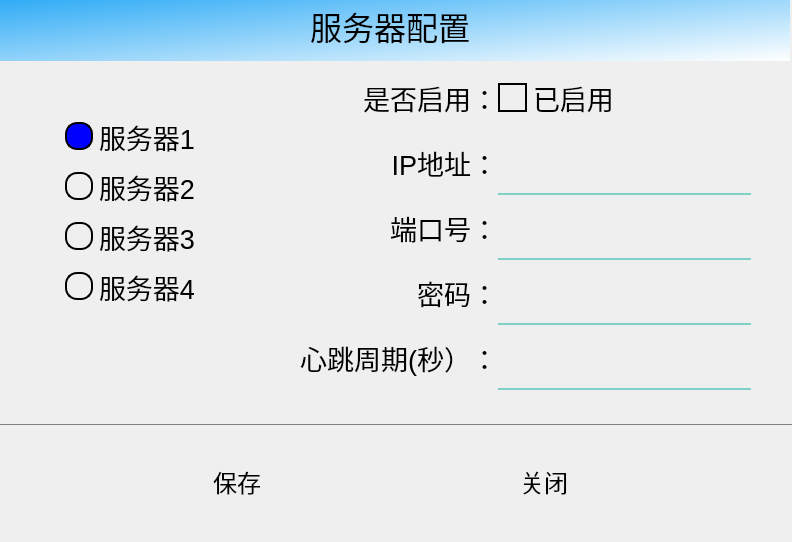
<?xml version="1.0" encoding="UTF-8"?>
<ui version="4.0">
 <class>DialogSetupServer</class>
 <widget class="QDialog" name="DialogSetupServer">
  <property name="geometry">
   <rect>
    <x>0</x>
    <y>0</y>
    <width>792</width>
    <height>542</height>
   </rect>
  </property>
  <property name="windowTitle">
   <string>Dialog</string>
  </property>
  <widget class="QWidget" name="horizontalLayoutWidget">
   <property name="geometry">
    <rect>
     <x>-10</x>
     <y>0</y>
     <width>941</width>
     <height>541</height>
    </rect>
   </property>
   <layout class="QHBoxLayout" name="hLayoutMain" stretch="0">
    <property name="spacing">
     <number>0</number>
    </property>
    <property name="leftMargin">
     <number>0</number>
    </property>
    <property name="topMargin">
     <number>0</number>
    </property>
    <property name="rightMargin">
     <number>0</number>
    </property>
    <property name="bottomMargin">
     <number>0</number>
    </property>
    <item>
     <layout class="QVBoxLayout" name="verticalLayout" stretch="0">
      <property name="spacing">
       <number>0</number>
      </property>
      <property name="leftMargin">
       <number>0</number>
      </property>
      <property name="topMargin">
       <number>0</number>
      </property>
      <property name="rightMargin">
       <number>0</number>
      </property>
      <property name="bottomMargin">
       <number>0</number>
      </property>
      <item>
       <widget class="QFrame" name="frameParaments">
        <property name="styleSheet">
         <string notr="true">background-color: transparent;color:white;</string>
        </property>
        <property name="frameShape">
         <enum>QFrame::NoFrame</enum>
        </property>
        <property name="frameShadow">
         <enum>QFrame::Raised</enum>
        </property>
        <property name="lineWidth">
         <number>0</number>
        </property>
        <widget class="QWidget" name="layoutWidget_2">
         <property name="geometry">
          <rect>
           <x>280</x>
           <y>65</y>
           <width>511</width>
           <height>330</height>
          </rect>
         </property>
         <layout class="QGridLayout" name="gridLayout" rowstretch="1,1,1,1,0" columnstretch="0,0,0,0">
          <property name="leftMargin">
           <number>30</number>
          </property>
          <property name="topMargin">
           <number>0</number>
          </property>
          <property name="rightMargin">
           <number>30</number>
          </property>
          <property name="bottomMargin">
           <number>0</number>
          </property>
          <property name="spacing">
           <number>0</number>
          </property>
          <item row="4" column="0">
           <widget class="QLabel" name="lbCyc1">
            <property name="minimumSize">
             <size>
              <width>0</width>
              <height>64</height>
             </size>
            </property>
            <property name="font">
             <font>
              <pointsize>20</pointsize>
             </font>
            </property>
            <property name="styleSheet">
             <string notr="true">background-color: transparent;
color: black;</string>
            </property>
            <property name="text">
             <string>心跳周期(秒）：</string>
            </property>
            <property name="alignment">
             <set>Qt::AlignRight|Qt::AlignTrailing|Qt::AlignVCenter</set>
            </property>
           </widget>
          </item>
          <item row="0" column="2">
           <layout class="QHBoxLayout" name="horizontalLayout_16"/>
          </item>
          <item row="3" column="0">
           <widget class="QLabel" name="lbPass1">
            <property name="minimumSize">
             <size>
              <width>0</width>
              <height>64</height>
             </size>
            </property>
            <property name="font">
             <font>
              <pointsize>20</pointsize>
             </font>
            </property>
            <property name="styleSheet">
             <string notr="true">background-color: transparent;
color: black;</string>
            </property>
            <property name="text">
             <string>密码：</string>
            </property>
            <property name="alignment">
             <set>Qt::AlignRight|Qt::AlignTrailing|Qt::AlignVCenter</set>
            </property>
           </widget>
          </item>
          <item row="0" column="3">
           <layout class="QHBoxLayout" name="horizontalLayout_19"/>
          </item>
          <item row="0" column="0">
           <layout class="QHBoxLayout" name="horizontalLayout_17">
            <item>
             <widget class="QLabel" name="lbEnabled">
              <property name="minimumSize">
               <size>
                <width>0</width>
                <height>64</height>
               </size>
              </property>
              <property name="font">
               <font>
                <pointsize>20</pointsize>
               </font>
              </property>
              <property name="styleSheet">
               <string notr="true">background-color: transparent;
color: black;</string>
              </property>
              <property name="text">
               <string>是否启用：</string>
              </property>
              <property name="alignment">
               <set>Qt::AlignRight|Qt::AlignTrailing|Qt::AlignVCenter</set>
              </property>
             </widget>
            </item>
           </layout>
          </item>
          <item row="4" column="1">
           <layout class="QHBoxLayout" name="horizontalLayout_3" stretch="0">
            <property name="spacing">
             <number>0</number>
            </property>
            <item>
             <widget class="QLineEdit" name="dataInterval">
              <property name="enabled">
               <bool>true</bool>
              </property>
              <property name="minimumSize">
               <size>
                <width>0</width>
                <height>64</height>
               </size>
              </property>
              <property name="maximumSize">
               <size>
                <width>16777215</width>
                <height>64</height>
               </size>
              </property>
              <property name="font">
               <font>
                <pointsize>20</pointsize>
               </font>
              </property>
              <property name="autoFillBackground">
               <bool>false</bool>
              </property>
              <property name="styleSheet">
               <string notr="true">background-color: transparent;
color: black;
border-width:0;
border-style:outset;
border-bottom:2px solid #80d0c7;</string>
              </property>
              <property name="text">
               <string/>
              </property>
              <property name="echoMode">
               <enum>QLineEdit::Normal</enum>
              </property>
              <property name="readOnly">
               <bool>false</bool>
              </property>
             </widget>
            </item>
           </layout>
          </item>
          <item row="3" column="1">
           <layout class="QHBoxLayout" name="horizontalLayout_5">
            <item>
             <widget class="QLineEdit" name="dataPass">
              <property name="enabled">
               <bool>true</bool>
              </property>
              <property name="minimumSize">
               <size>
                <width>0</width>
                <height>64</height>
               </size>
              </property>
              <property name="maximumSize">
               <size>
                <width>16777215</width>
                <height>64</height>
               </size>
              </property>
              <property name="font">
               <font>
                <pointsize>20</pointsize>
               </font>
              </property>
              <property name="autoFillBackground">
               <bool>false</bool>
              </property>
              <property name="styleSheet">
               <string notr="true">background-color: transparent;
color: black;
border-width:0;
border-style:outset;
border-bottom:2px solid #80d0c7;</string>
              </property>
              <property name="text">
               <string/>
              </property>
              <property name="echoMode">
               <enum>QLineEdit::Normal</enum>
              </property>
              <property name="readOnly">
               <bool>false</bool>
              </property>
             </widget>
            </item>
           </layout>
          </item>
          <item row="0" column="1">
           <layout class="QHBoxLayout" name="horizontalLayout_18">
            <item>
             <widget class="QCheckBox" name="chkEnabled">
              <property name="font">
               <font>
                <pointsize>20</pointsize>
               </font>
              </property>
              <property name="styleSheet">
               <string notr="true">QCheckBox::indicator {
      width: 25px;
      height: 25px; 
      border:  2px solid black;
}

QCheckBox::indicator::checked {    
     image: url(:/Images/checked.png);       
}

QCheckBox{
      background-color: transparent;
      color:black;
}
</string>
              </property>
              <property name="text">
               <string>已启用</string>
              </property>
              <property name="checked">
               <bool>true</bool>
              </property>
              <property name="autoRepeat">
               <bool>false</bool>
              </property>
             </widget>
            </item>
           </layout>
          </item>
          <item row="2" column="1">
           <layout class="QHBoxLayout" name="horizontalLayout_6">
            <item>
             <widget class="QLineEdit" name="dataPort">
              <property name="enabled">
               <bool>true</bool>
              </property>
              <property name="minimumSize">
               <size>
                <width>0</width>
                <height>64</height>
               </size>
              </property>
              <property name="maximumSize">
               <size>
                <width>16777215</width>
                <height>64</height>
               </size>
              </property>
              <property name="font">
               <font>
                <pointsize>20</pointsize>
               </font>
              </property>
              <property name="autoFillBackground">
               <bool>false</bool>
              </property>
              <property name="styleSheet">
               <string notr="true">background-color: transparent;
color: black;
border-width:0;
border-style:outset;
border-bottom:2px solid #80d0c7;</string>
              </property>
              <property name="text">
               <string/>
              </property>
              <property name="echoMode">
               <enum>QLineEdit::Normal</enum>
              </property>
              <property name="readOnly">
               <bool>false</bool>
              </property>
             </widget>
            </item>
           </layout>
          </item>
          <item row="2" column="0">
           <widget class="QLabel" name="lbPort1">
            <property name="minimumSize">
             <size>
              <width>0</width>
              <height>64</height>
             </size>
            </property>
            <property name="font">
             <font>
              <pointsize>20</pointsize>
             </font>
            </property>
            <property name="styleSheet">
             <string notr="true">background-color: transparent;
color: black;</string>
            </property>
            <property name="text">
             <string>端口号：</string>
            </property>
            <property name="alignment">
             <set>Qt::AlignRight|Qt::AlignTrailing|Qt::AlignVCenter</set>
            </property>
           </widget>
          </item>
          <item row="4" column="3">
           <layout class="QHBoxLayout" name="horizontalLayout_4">
            <property name="spacing">
             <number>0</number>
            </property>
           </layout>
          </item>
          <item row="3" column="3">
           <layout class="QHBoxLayout" name="horizontalLayout_2">
            <property name="spacing">
             <number>0</number>
            </property>
           </layout>
          </item>
          <item row="2" column="3">
           <layout class="QHBoxLayout" name="horizontalLayout_7"/>
          </item>
          <item row="1" column="0">
           <widget class="QLabel" name="lbIp">
            <property name="minimumSize">
             <size>
              <width>0</width>
              <height>64</height>
             </size>
            </property>
            <property name="font">
             <font>
              <pointsize>20</pointsize>
             </font>
            </property>
            <property name="styleSheet">
             <string notr="true">background-color: transparent;
color: black;</string>
            </property>
            <property name="text">
             <string>IP地址：</string>
            </property>
            <property name="alignment">
             <set>Qt::AlignRight|Qt::AlignTrailing|Qt::AlignVCenter</set>
            </property>
           </widget>
          </item>
          <item row="1" column="1">
           <widget class="QLineEdit" name="dataIp">
            <property name="enabled">
             <bool>true</bool>
            </property>
            <property name="minimumSize">
             <size>
              <width>0</width>
              <height>64</height>
             </size>
            </property>
            <property name="maximumSize">
             <size>
              <width>16777215</width>
              <height>64</height>
             </size>
            </property>
            <property name="font">
             <font>
              <pointsize>20</pointsize>
             </font>
            </property>
            <property name="autoFillBackground">
             <bool>false</bool>
            </property>
            <property name="styleSheet">
             <string notr="true">background-color: transparent;
color:black;
border-width:0;
border-style:outset;
border-bottom:2px solid #80d0c7;</string>
            </property>
            <property name="text">
             <string/>
            </property>
            <property name="echoMode">
             <enum>QLineEdit::Normal</enum>
            </property>
            <property name="readOnly">
             <bool>false</bool>
            </property>
           </widget>
          </item>
         </layout>
        </widget>
        <widget class="QWidget" name="horizontalLayoutWidget_2">
         <property name="geometry">
          <rect>
           <x>10</x>
           <y>426</y>
           <width>781</width>
           <height>111</height>
          </rect>
         </property>
         <layout class="QHBoxLayout" name="horizontalLayout">
          <item>
           <widget class="QToolButton" name="btnSave">
            <property name="minimumSize">
             <size>
              <width>128</width>
              <height>90</height>
             </size>
            </property>
            <property name="font">
             <font>
              <pointsize>18</pointsize>
             </font>
            </property>
            <property name="focusPolicy">
             <enum>Qt::NoFocus</enum>
            </property>
            <property name="styleSheet">
             <string notr="true">background: rgba(255,255,255,0); 
color:black;</string>
            </property>
            <property name="text">
             <string>保存</string>
            </property>
            <property name="icon">
             <iconset resource="Images.qrc">
              <normaloff>:/Images/save_64.png</normaloff>:/Images/save_64.png</iconset>
            </property>
            <property name="iconSize">
             <size>
              <width>64</width>
              <height>64</height>
             </size>
            </property>
            <property name="toolButtonStyle">
             <enum>Qt::ToolButtonTextUnderIcon</enum>
            </property>
            <property name="autoRaise">
             <bool>true</bool>
            </property>
           </widget>
          </item>
          <item>
           <widget class="QToolButton" name="btnClose">
            <property name="minimumSize">
             <size>
              <width>128</width>
              <height>90</height>
             </size>
            </property>
            <property name="font">
             <font>
              <pointsize>18</pointsize>
             </font>
            </property>
            <property name="focusPolicy">
             <enum>Qt::NoFocus</enum>
            </property>
            <property name="styleSheet">
             <string notr="true">background: rgba(255,255,255,0);
color:black;</string>
            </property>
            <property name="text">
             <string>关闭</string>
            </property>
            <property name="icon">
             <iconset resource="Images.qrc">
              <normaloff>:/Images/cancel_64.png</normaloff>:/Images/cancel_64.png</iconset>
            </property>
            <property name="iconSize">
             <size>
              <width>64</width>
              <height>64</height>
             </size>
            </property>
            <property name="toolButtonStyle">
             <enum>Qt::ToolButtonTextUnderIcon</enum>
            </property>
            <property name="autoRaise">
             <bool>true</bool>
            </property>
           </widget>
          </item>
         </layout>
        </widget>
        <widget class="QLabel" name="label">
         <property name="geometry">
          <rect>
           <x>0</x>
           <y>-10</y>
           <width>800</width>
           <height>71</height>
          </rect>
         </property>
         <property name="font">
          <font>
           <pointsize>24</pointsize>
          </font>
         </property>
         <property name="styleSheet">
          <string notr="true">color: black;
background-color:  qlineargradient(spread:pad, x1:0, y1:0, x2:1, y2:1, stop:0 #20A5F5, stop:1 #FFFFFF);</string>
         </property>
         <property name="text">
          <string>服务器配置</string>
         </property>
         <property name="alignment">
          <set>Qt::AlignCenter</set>
         </property>
        </widget>
        <widget class="QFrame" name="frame_3">
         <property name="geometry">
          <rect>
           <x>0</x>
           <y>424</y>
           <width>950</width>
           <height>1</height>
          </rect>
         </property>
         <property name="minimumSize">
          <size>
           <width>512</width>
           <height>0</height>
          </size>
         </property>
         <property name="maximumSize">
          <size>
           <width>11111111</width>
           <height>16777215</height>
          </size>
         </property>
         <property name="styleSheet">
          <string notr="true">background-color: gray;</string>
         </property>
         <property name="frameShape">
          <enum>QFrame::NoFrame</enum>
         </property>
         <property name="frameShadow">
          <enum>QFrame::Raised</enum>
         </property>
        </widget>
        <widget class="QRadioButton" name="rbServer1">
         <property name="geometry">
          <rect>
           <x>75</x>
           <y>120</y>
           <width>200</width>
           <height>33</height>
          </rect>
         </property>
         <property name="font">
          <font>
           <pointsize>20</pointsize>
          </font>
         </property>
         <property name="styleSheet">
          <string notr="true">QRadioButton::indicator {
      width: 24px;
      height: 24px;
      border-width:2px; 
}

QRadioButton::indicator::unchecked {   
      background-color:       transparent;
      border:                 2px solid black;
      border-radius:          12px !important; 
}

QRadioButton::indicator::checked {    
      background-color:      blue;
      border:                 2px solid black;
      border-radius:          12px !important; 
}
 
QRadioButton{
background-color: transparent;
color:black;
}</string>
         </property>
         <property name="text">
          <string>服务器1</string>
         </property>
         <property name="checked">
          <bool>true</bool>
         </property>
         <attribute name="buttonGroup">
          <string notr="true">buttonGroup</string>
         </attribute>
        </widget>
        <widget class="QRadioButton" name="rbServer2">
         <property name="geometry">
          <rect>
           <x>75</x>
           <y>170</y>
           <width>200</width>
           <height>33</height>
          </rect>
         </property>
         <property name="font">
          <font>
           <pointsize>20</pointsize>
          </font>
         </property>
         <property name="styleSheet">
          <string notr="true">QRadioButton::indicator {
      width: 24px;
      height: 24px;
      border-width:2px; 
}

QRadioButton::indicator::unchecked {   
      background-color:       transparent;
      border:                 2px solid black;
      border-radius:          12px !important; 
}

QRadioButton::indicator::checked {    
      background-color:      blue;
      border:                 2px solid black;
      border-radius:          12px !important; 
}
 
QRadioButton{
background-color: transparent;
color:black;
}</string>
         </property>
         <property name="text">
          <string>服务器2</string>
         </property>
         <property name="checked">
          <bool>false</bool>
         </property>
         <attribute name="buttonGroup">
          <string notr="true">buttonGroup</string>
         </attribute>
        </widget>
        <widget class="QRadioButton" name="rbServer3">
         <property name="geometry">
          <rect>
           <x>75</x>
           <y>220</y>
           <width>200</width>
           <height>33</height>
          </rect>
         </property>
         <property name="font">
          <font>
           <pointsize>20</pointsize>
          </font>
         </property>
         <property name="styleSheet">
          <string notr="true">QRadioButton::indicator {
      width: 24px;
      height: 24px;
      border-width:2px; 
}

QRadioButton::indicator::unchecked {   
      background-color:       transparent;
      border:                 2px solid black;
      border-radius:          12px !important; 
}

QRadioButton::indicator::checked {    
      background-color:      blue;
      border:                 2px solid black;
      border-radius:          12px !important; 
}
 
QRadioButton{
background-color: transparent;
color:black;
}</string>
         </property>
         <property name="text">
          <string>服务器3</string>
         </property>
         <property name="checked">
          <bool>false</bool>
         </property>
         <attribute name="buttonGroup">
          <string notr="true">buttonGroup</string>
         </attribute>
        </widget>
        <widget class="QRadioButton" name="rbServer4">
         <property name="geometry">
          <rect>
           <x>75</x>
           <y>270</y>
           <width>200</width>
           <height>33</height>
          </rect>
         </property>
         <property name="font">
          <font>
           <pointsize>20</pointsize>
          </font>
         </property>
         <property name="styleSheet">
          <string notr="true">QRadioButton::indicator {
      width: 24px;
      height: 24px;
      border-width:2px; 
}

QRadioButton::indicator::unchecked {   
      background-color:       transparent;
      border:                 2px solid black;
      border-radius:          12px !important; 
}

QRadioButton::indicator::checked {    
      background-color:      blue;
      border:                 2px solid black;
      border-radius:          12px !important; 
}
 
QRadioButton{
background-color: transparent;
color:black;
}</string>
         </property>
         <property name="text">
          <string>服务器4</string>
         </property>
         <property name="checked">
          <bool>false</bool>
         </property>
         <attribute name="buttonGroup">
          <string notr="true">buttonGroup</string>
         </attribute>
        </widget>
       </widget>
      </item>
     </layout>
    </item>
   </layout>
  </widget>
 </widget>
 <resources>
  <include location="Images.qrc"/>
 </resources>
 <connections/>
 <buttongroups>
  <buttongroup name="buttonGroup"/>
 </buttongroups>
</ui>
